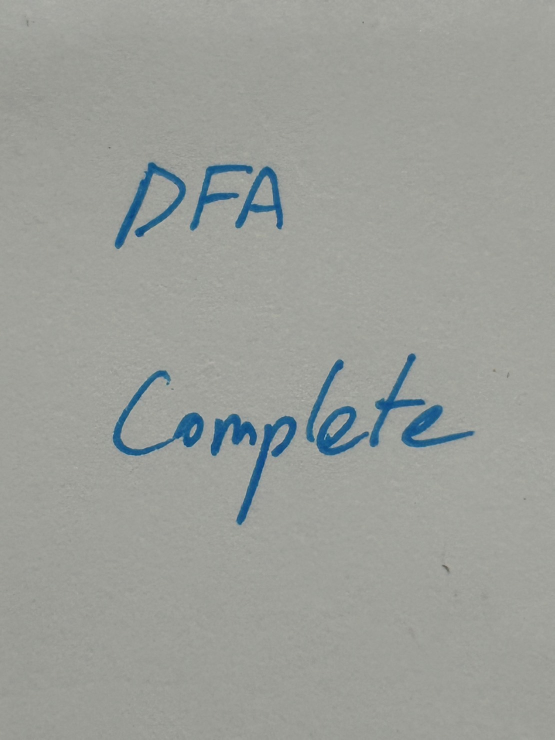
#> input picture model_1/input/S__4800515.jpg, 1109 x 1479 px, found by its file name (shown at 1/2 size)
$ jupyter execute --allow-errors preprocess.ipynb
#> lines starting #> are read from the running program, lines starting #| are printed output that depends on the picture
SKEW IMAGE

[cell 1]
import numpy as np
from skimage import io
from skimage.color import rgb2gray
from skimage.transform import rotate

from deskew import determine_skew
#if it are 3 dimension
image = io.imread('input\S__4800515.jpg')[:,:,:3]
#> image is the input picture: shape (1479, 1109, 3); mean R, G, B 155.7, 158.4, 153.7
grayscale = rgb2gray(image)
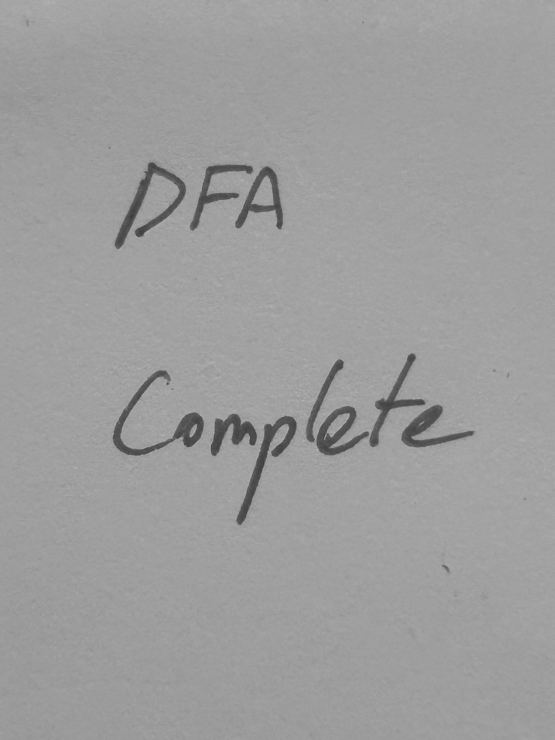
#> grayscale: shape (1479, 1109) float64 (shown at 1/2 size); min 0.218, max 0.763, mean 0.618
#> (the rest of this cell did not finish here and is left out)
